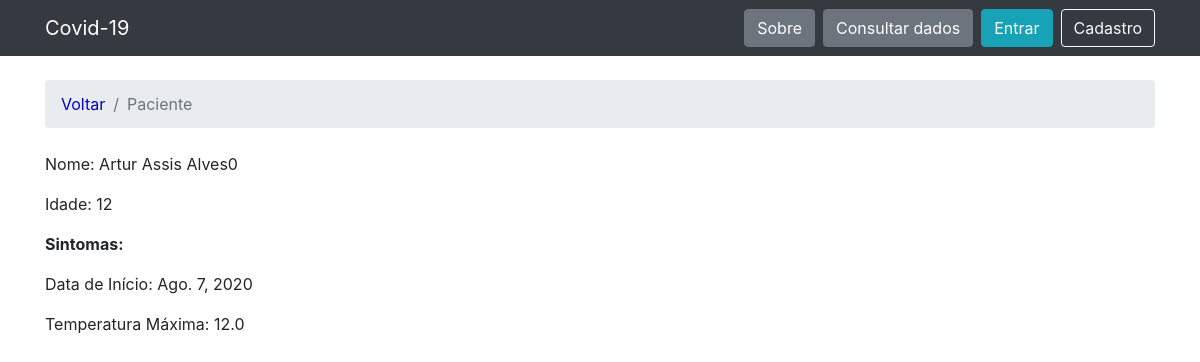
The app's page /pacientes/51/ with its own data.
### pacientes/models.py (models this page shows, shortened)
class Paciente(models.Model):
    nome = models.CharField(max_length=30, unique=True)
    idade = models.IntegerField(null=True)
    temperatura_maxima = models.FloatField(null=True)
    data_inicio_sintomas = models.DateField(null=True)

### pacientes/views.py (the view)
# urls.py: url(r'^pacientes/(?P<pk>\d+)/$', views.patient_description, name='patient_description'),
def patient_description(request, pk):
    pacientes = get_object_or_404(Paciente, pk=pk)
    return render(request, 'patient.html', {'pacientes': pacientes})

### templates/patient.html (shortened to what this page needs)
{% extends 'base.html' %}
{% block breadcrumb %}
  <li class="breadcrumb-item"><a href="{% url 'patient_edit' %}" style="color:mediumblue">Voltar</a></li>
    <li class="breadcrumb-item active">Paciente</li>
{% endblock %}
{% block content %}
    <p>Nome: {{ pacientes.nome}}</p>
    <p>Idade: {{ pacientes.idade }}</p>
    <p><b>Sintomas:</b></p>
    <p>Data de Início: {{ pacientes.data_inicio_sintomas }}</p>
    <p>Temperatura Máxima: {{ pacientes.temperatura_maxima }}</p>
{% endblock %}

### records on screen
Paciente: nome "Artur Assis Alves0", idade "12", data_inicio_sintomas "Ago. 7, 2020", temperatura_maxima "12.0"
